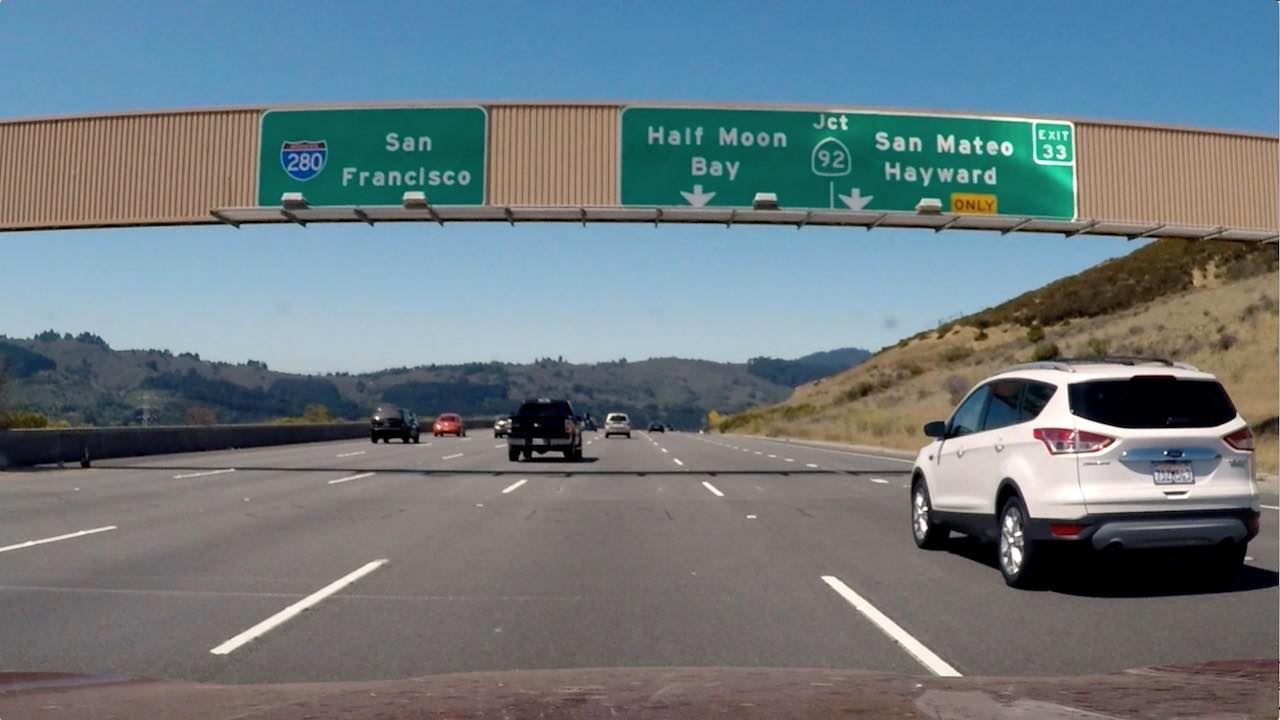
#> input picture 2. Advanced_Lane_Detection/examples/signs_vehicles_xygrad.png, 1280 x 720 px
$ jupyter execute --allow-errors Untitled.ipynb   (older library calls are emulated)
#> lines starting #> are read from the running program, lines starting #| are printed output that depends on the picture; after the words box and inside, x2 and y2 are one past the last pixel; in counts of white or black regions, pixels touching at a corner belong together
### 2. Advanced_Lane_Detection/src/perspective.py
import cv2
import numpy as np
import os
import pickle
import glob
import matplotlib.pyplot as plt


class Calibration:
    """ camera calibration, image undistort and perspective transformation on the image """

    def __init__(self, img_dir="../camera_cal"):
        self.set_calibration_img_dir(img_dir)
        self.set_corners_paramters()

    def set_corners_paramters(self):
        """set the calibration x and y as part of the properties"""
        self.nx = 9
        self.ny = 6
        self.corners_offset = 100

    def set_calibration_img_dir(self, img_dir):
        """set the directory of all the calibration images and destination of calibration model"""
        current_file_path = os.path.dirname(os.path.realpath(__file__))
        self.cal_img_dir = current_file_path + "/" + img_dir
        self.cal_model_dir = current_file_path + "/calibration_model/wide_dist_pickle.p"

    def find_chess_board_corners(self):
        """
        Find the all the chess board corners of the images under image calibration dir
        returns a list of corners for each image
        """
        # initialize the object points list and corners points list
        objpoints = []
        imgpoints = []
        # build object points
        objp = np.zeros((6 * 9, 3), np.float32)
        objp[:, :2] = np.mgrid[0:9, 0:6].T.reshape(-1, 2)
        # get all the images in the calibration image directory
        cal_images = glob.glob(f"{self.cal_img_dir}/calibration*.jpg")

        for img_name in cal_images:
            # read the image and convert image to gray scale
            img = cv2.imread(img_name)
            gray = cv2.cvtColor(img, cv2.COLOR_BGR2GRAY)
            self.gray_shape = gray.shape[::-1]
            # Find the chessboard corners
            found, corners = cv2.findChessboardCorners(gray, (self.nx, self.ny), None)
            # If found, append the object and image pages
            if found == True:
                objpoints.append(objp)
                imgpoints.append(corners)

        return imgpoints, objpoints

    def set_calibration(self):
        """use calibrated point to distort the input image """
        # use archived calibration model if exists
        if os.path.exists("calibration_model/wide_dist_pickle.p"):
            dist_pickle = pickle.load(open("wide_dist_pickle.p", "rb"))
            self.dist = dist_pickle["dist"]
            self.mtx = dist_pickle["mtx"]
            return
        # get image and object points
        imgpoints, objpoints = self.find_chess_board_corners()
        # return distortion transfomration matrix and distances
        ret, self.mtx, self.dist, rvecs, tvecs = cv2.calibrateCamera(
            objpoints, imgpoints, self.gray_shape, None, None
        )
        # Save the camera calibration result for later use
        dist_pickle = {}
        dist_pickle["mtx"] = self.mtx
        dist_pickle["dist"] = self.dist

        pickle.dump(dist_pickle, open(self.cal_model_dir, "wb"))

    # [67 lines left out: functions undistort_image, perspective_transform_image, undistort_and_birdeye_transform, birdeye_to_normal_transform, not called in this run]

### 2. Advanced_Lane_Detection/Untitled.ipynb
[cell 1]
import numpy as np
import cv2
import matplotlib.pyplot as plt
import matplotlib.image as mpimg
import pickle


# Read in an image and grayscale it
image = mpimg.imread('examples/signs_vehicles_xygrad.png')
#> image is the input picture: shape (720, 1280, 3) float32; mean R, G, B 0.428, 0.477, 0.5

# Define a function that applies Sobel x or y,
# then takes an absolute value and applies a threshold.
# Note: calling your function with orient='x', thresh_min=20, thresh_max=100
# should produce output like the example image shown above this quiz.
def abs_sobel_thresh(img, orient='y', thresh_min=0, thresh_max=255):

    # Apply the following steps to img
    # 1) Convert to grayscale
#> called with orient = 'y', thresh_min = 20, thresh_max = 100
    gray = cv2.cvtColor(img, cv2.COLOR_RGB2GRAY)
    # 2) Take the derivative in x or y given orient = 'x' or 'y'
    # 3) Take the absolute value of the derivative or gradient
    if orient == "x":
        x_derivative = cv2.Sobel(gray, cv2.CV_64F, 1, 0)
        abs_sobel = np.absolute(x_derivative)
    else:
        y_derivative = cv2.Sobel(gray, cv2.CV_64F, 0, 1)
        abs_sobel = np.absolute(y_derivative)

    # 4) Scale to 8-bit (0 - 255) then convert to type = np.uint8
    scaled_sobel = np.uint8(255*abs_sobel/np.max(abs_sobel))
    # 5) Create a mask of 1's where the scaled gradient magnitude
            # is > thresh_min and < thresh_max
    # 6) Return this mask as your binary_output image
    binary_output = np.zeros_like(scaled_sobel)
    # Here I'm using inclusive (>=, <=) thresholds, but exclusive is ok too
    binary_output[(scaled_sobel >= thresh_min) & (scaled_sobel <= thresh_max)] = 1
    return binary_output

# Run the function
grad_binary = abs_sobel_thresh(image, orient='y', thresh_min=20, thresh_max=100)
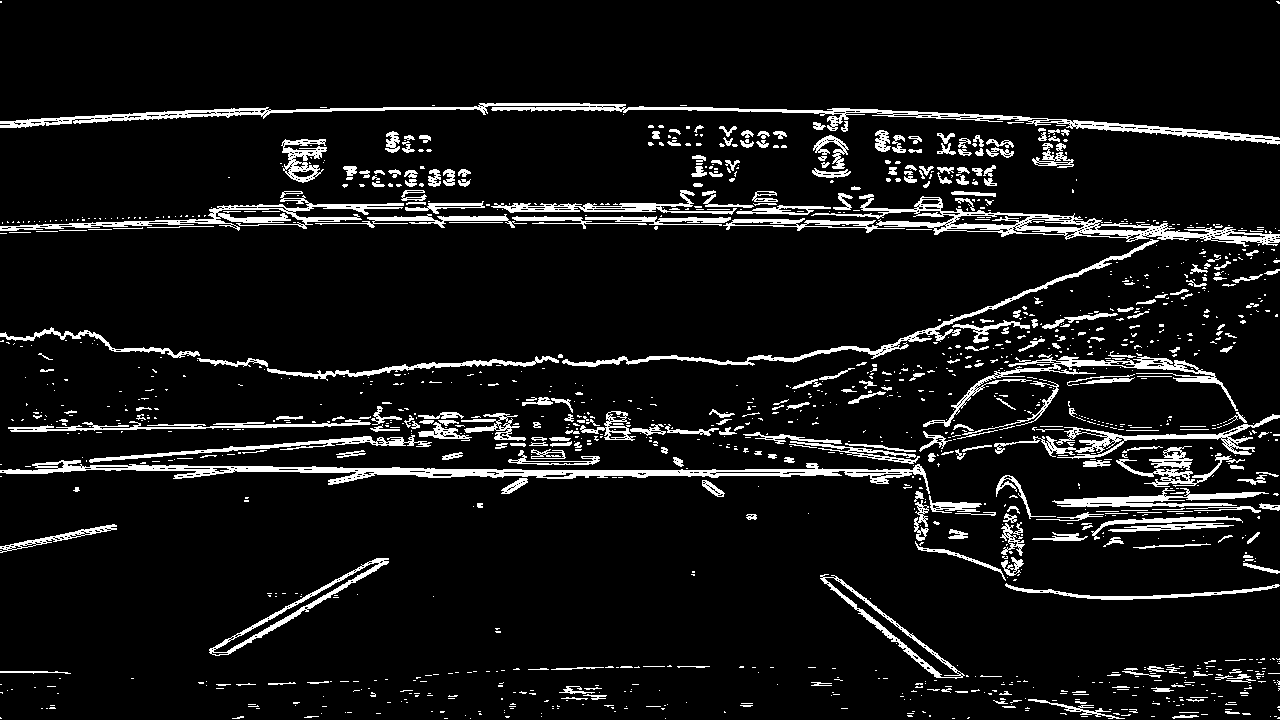
#> grad_binary: shape (720, 1280); values 0 (black) and 1 (white), 8.2% white; 1385 white regions (1043 under 20 px), largest, box (x1, y1, x2, y2) and area: (0, 103, 1280, 145) 6510, (0, 460, 930, 494) 6192, (811, 194, 1280, 247) 4636
# Plot the result
f, (ax1, ax2) = plt.subplots(1, 2, figsize=(24, 9))
f.tight_layout()
ax1.imshow(image)
ax1.set_title('Original Image', fontsize=50)
ax2.imshow(grad_binary, cmap='gray')
ax2.set_title('Thresholded Gradient y', fontsize=50)
plt.subplots_adjust(left=0., right=1, top=0.9, bottom=0.)

[cell 2]
import numpy as np
import cv2
import matplotlib.pyplot as plt
import matplotlib.image as mpimg
import pickle


# Read in an image
image = mpimg.imread('examples/signs_vehicles_xygrad.png')

# Define a function that applies Sobel x and y,
# then computes the magnitude of the gradient
# and applies a threshold
def mag_thresh(img, sobel_kernel=3, mag_thresh=(0, 255)):

    # Convert to grayscale
#> called with sobel_kernel = 3, mag_thresh = (30, 100)
    gray = cv2.cvtColor(img, cv2.COLOR_RGB2GRAY)
    # Take both Sobel x and y gradients
    sobelx = cv2.Sobel(gray, cv2.CV_64F, 1, 0, ksize=sobel_kernel)
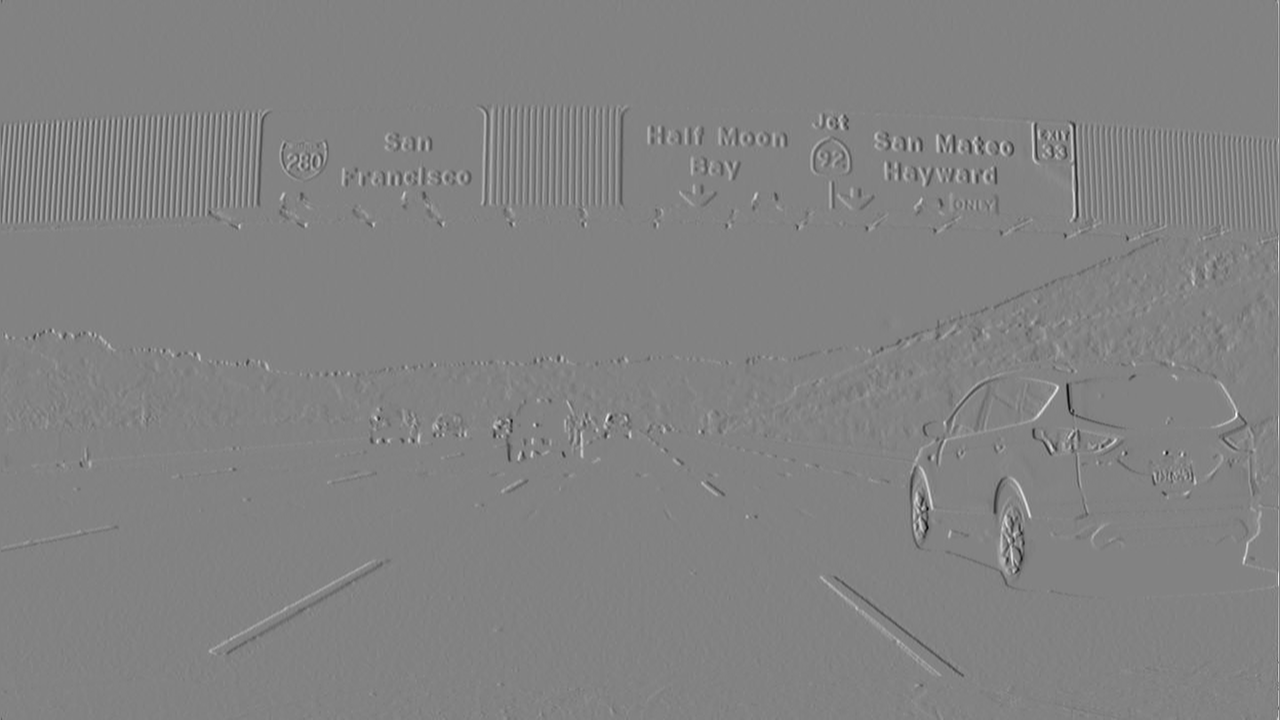
#> sobelx: shape (720, 1280) float64; min -3.19, max 3.04, mean 0.000561; drawn with min black and max white
    sobely = cv2.Sobel(gray, cv2.CV_64F, 0, 1, ksize=sobel_kernel)
    # Calculate the gradient magnitude
    gradmag = np.sqrt(sobelx**2 + sobely**2)
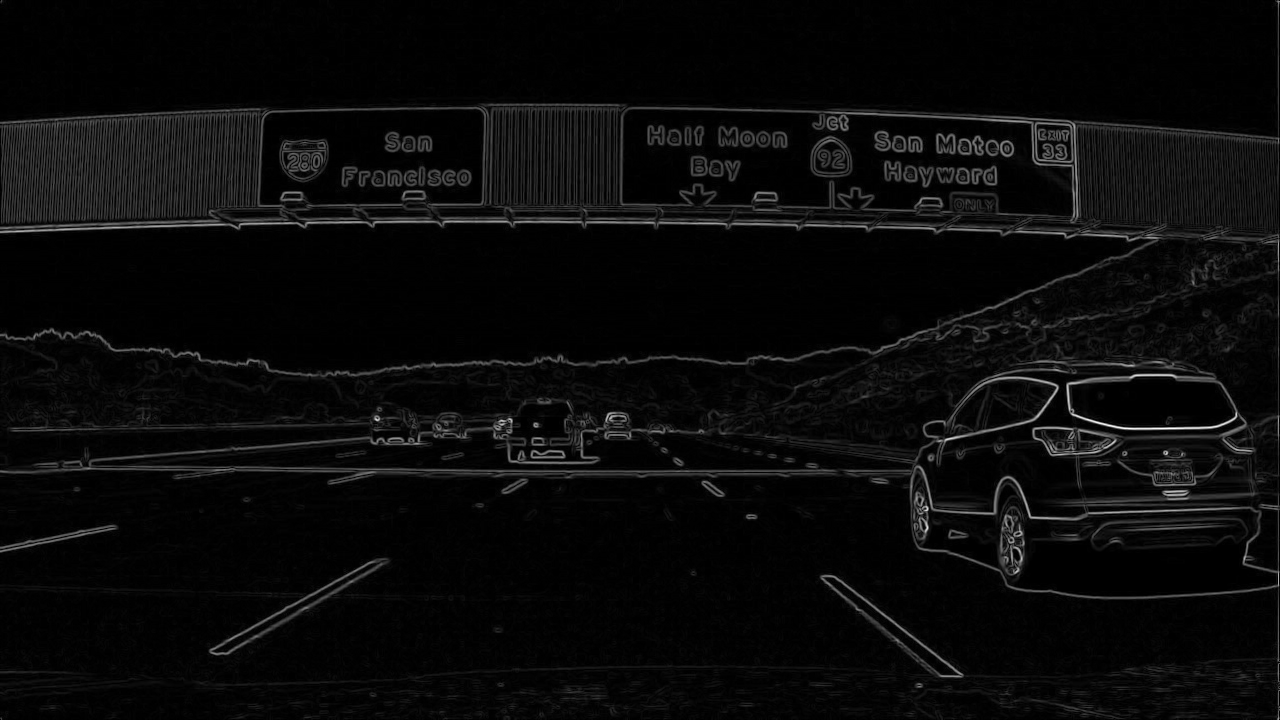
#> gradmag: shape (720, 1280) float64; min 0, max 3.62, mean 0.147; drawn with min black and max white
    # Rescale to 8 bit
    scale_factor = np.max(gradmag)/255
#> scale_factor = 0.0142
    gradmag = (gradmag/scale_factor).astype(np.uint8)
    # Create a binary image of ones where threshold is met, zeros otherwise
    binary_output = np.zeros_like(gradmag)
    binary_output[(gradmag >= mag_thresh[0]) & (gradmag <= mag_thresh[1])] = 1

    return binary_output

# Run the function
mag_binary = mag_thresh(image, sobel_kernel=3, mag_thresh=(30, 100))
#> mag_binary: shape (720, 1280); values 0 (black) and 1 (white), 9.8% white in thin lines or dots
# Plot the result
f, (ax1, ax2) = plt.subplots(1, 2, figsize=(24, 9))
f.tight_layout()
ax1.imshow(image)
ax1.set_title('Original Image', fontsize=50)
ax2.imshow(mag_binary, cmap='gray')
ax2.set_title('Thresholded Magnitude', fontsize=50)
plt.subplots_adjust(left=0., right=1, top=0.9, bottom=0.)

[cell 3]
from src.perspective import Calibration
img = mpimg.imread('camera_cal/calibration1.jpg')
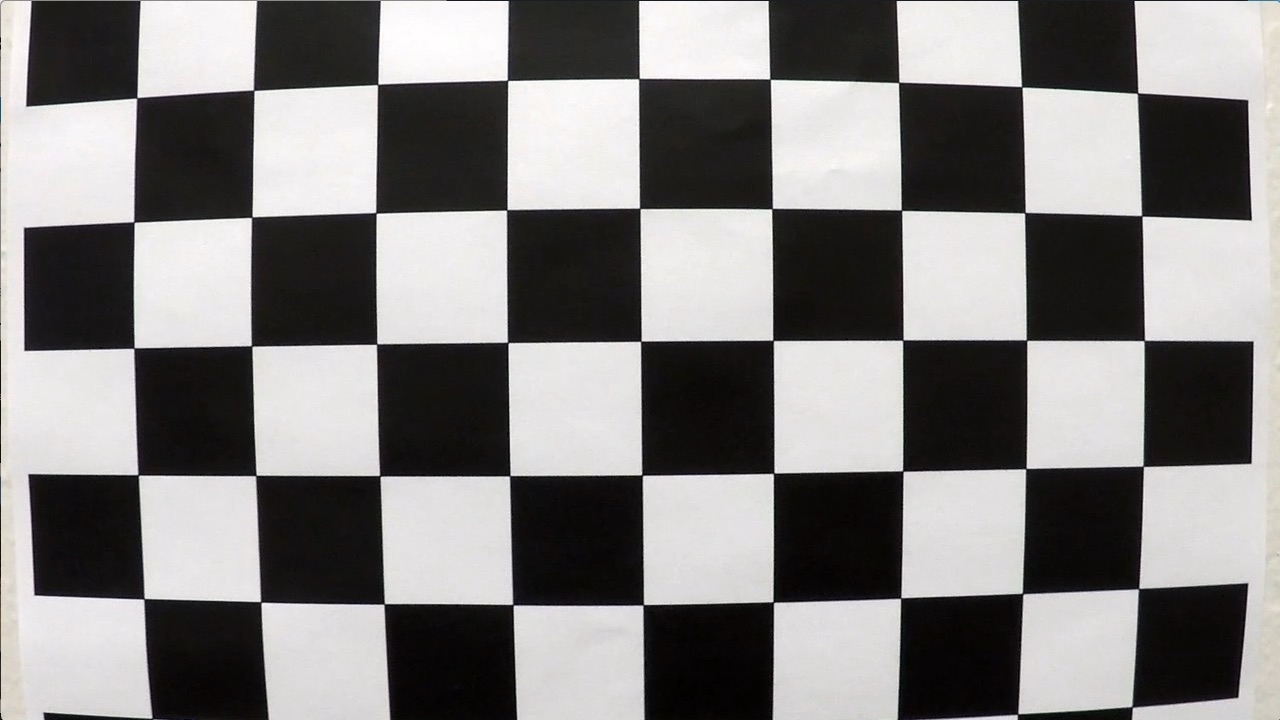
#> input picture 2. Advanced_Lane_Detection/camera_cal/calibration1.jpg, 1280 x 720 px
#> img is the input picture: shape (720, 1280, 3); mean R, G, B 130.1, 128.4, 127.8
cal = Calibration()
#> (the rest of this cell did not finish here and is left out)

#> in find_chess_board_corners, `found, corners = cv2.findChessboardCorners(gray, (self.nx, self.ny), N..`: found = False; corners = None
plt.imsave("output_images/camera_cal_1_undistort.jpg", cal.undistort_image(img, save_ouput=True))
